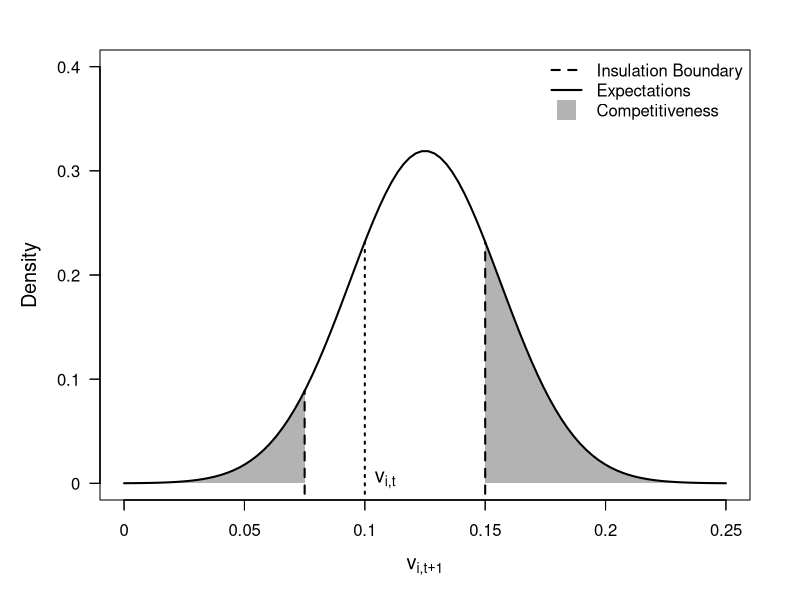

The R source for this figure:
## Author: 	orlowsma@hu-berlin.de
## Project: Moderate as necessary - The role of electoral competitiveness in 
## 			explaining parties' policy shifts 
## Content: Create Figure 1: Components of electoral competitiveness at the party
##			level

x <- seq(0,1,length.out = 100)

pdf(file = "./graphs/theory_comp.pdf", width = 8, height = 4.5)

par(mai = c(1,1,.5,.5))
plot(c(0,1), c(0,4), type = "n"
     , xlab = expression(paste(v[i][","][t + 1]))
     , ylab = "Density"
     , cex.lab = 1.2, axes = TRUE, labels = FALSE)
axis(2, 0:4, as.character(seq(0,.4,.1)), las = 2)
axis(1, seq(0, 1,.2), labels = as.character(seq(0,.25,length.out = 6)))
upper_bound <- .6
lower_bound <- .3
v1 <- .4
cord.x <- seq(upper_bound,1,length.out = 100)
cord.y <- dnorm(cord.x, .5, .125)
polygon(c(cord.x,rev(cord.x)),c(rep(0,100),rev(cord.y)), col = "gray70", border = NA)
cord.x <- seq(0,lower_bound,length.out = 100)
cord.y <- dnorm(cord.x, .5, .125)
polygon(c(cord.x,rev(cord.x)),c(rep(0,100),rev(cord.y)), col = "gray70", border = NA)
lines(c(v1, v1), c(-.1, dnorm(v1, .5, .125)), lwd = 2, lty = 3)
lines(c(lower_bound, lower_bound), c(-.1, dnorm(lower_bound, .5, .125)), lwd = 2, lty = 2)
lines(c(upper_bound, upper_bound), c(-.1, dnorm(upper_bound, .5, .125)), lwd = 2, lty = 2)
lines(x, dnorm(x, .5, .125), lwd = 2, lty = 1)
text(v1, 0, labels = expression(paste(v[i][","][t])), pos = 4, cex = 1.2)

legend("topright", bty = "n"
		, legend = c("Insulation Boundary", "Expectations", "Competitiveness")
		, pch = c(NA, NA, 22),
		, pt.bg = c(NA, NA, "gray70")
		, pt.cex = 3
		, lty = c(2, 1, 0)
		, lwd = c(2, 2, 0)
		, col = c(1, 1, NA))
dev.off()
